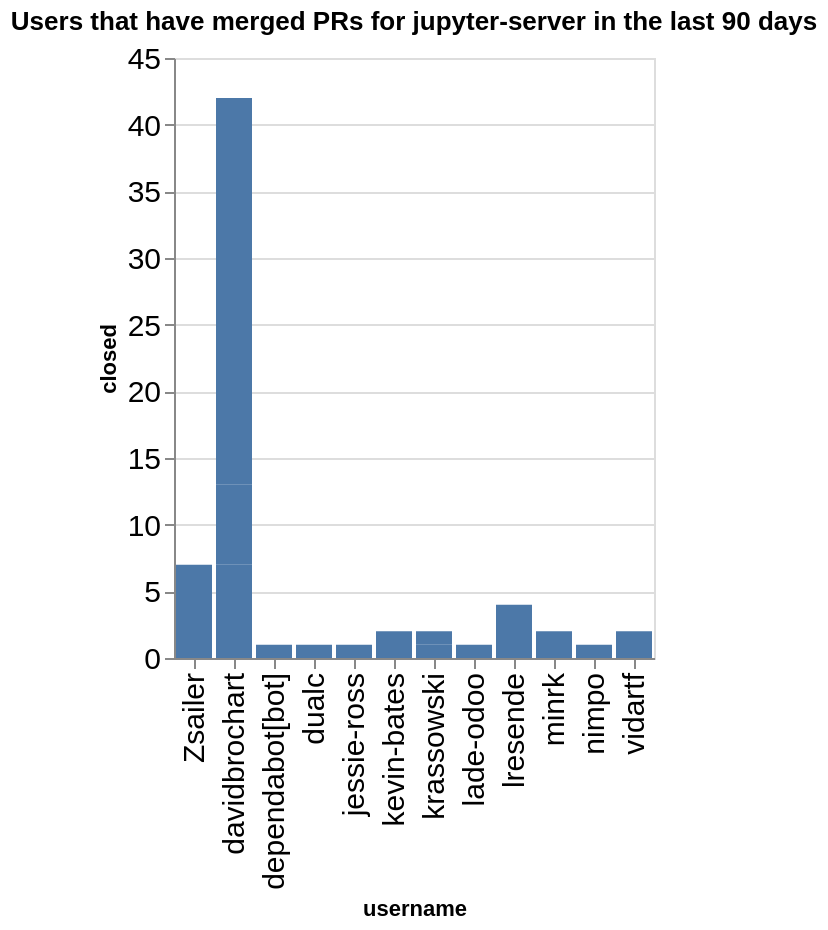

Here is the notebook cell this chart was saved with:
### Code cell
charts = []
title = f"Users that have merged PRs for {github_org} in the last {n_days} days"
ch = alt.Chart(data=closed_by_repo.replace(np.nan, 0), title=title).mark_bar().encode(
    x='username',
    y='closed',
)
ch

### Figure 1 — Vega-Lite specification as saved in the notebook (floating-point values rounded to 4 significant figures)
{"config": {"axisLeft": {"labelFontSize": 15}, "axisBottom": {"labelFontSize": 15}}, "data": {"name": "data-355b0da065e78d030bdc4f014eef48d2"}, "mark": {"type": "bar"}, "encoding": {"x": {"field": "username", "type": "nominal"}, "y": {"field": "closed", "type": "quantitative"}}, "title": "Users that have merged PRs for jupyter-server in the last 90 days", "$schema": "https://vega.github.io/schema/vega-lite/v5.20.1.json", "datasets": {"data-355b0da065e78d030bdc4f014eef48d2": [{"name": "enterprise_gateway", "username": "lresende", "closed": 4}, {"name": "fps", "username": "davidbrochart", "closed": 7}, {"name": "gateway_provisioners", "username": "kevin-bates", "closed": 2}, {"name": "jupyter-resource-usage", "username": "krassowski", "closed": 1}, {"name": "jupyter-resource-usage", "username": "nimpo", "closed": 1}, {"name": "jupyter_server", "username": "Zsailer", "closed": 6}, {"name": "jupyter_server", "username": "dependabot[bot]", "closed": 1}, {"name": "jupyter_server", "username": "dualc", "closed": 1}, {"name": "jupyter_server", "username": "jessie-ross", "closed": 1}, {"name": "jupyter_server", "username": "lade-odoo", "closed": 1}, {"name": "jupyter_server", "username": "minrk", "closed": 2}, {"name": "jupyter_server", "username": "vidartf", "closed": 2}, {"name": "jupyter_server_terminals", "username": "Zsailer", "closed": 1}, {"name": "jupyter_ydoc", "username": "davidbrochart", "closed": 6}, {"name": "jupyter_ydoc", "username": "krassowski", "closed": 1}, {"name": "jupyverse", "username": "davidbrochart", "closed": 29}]}}
